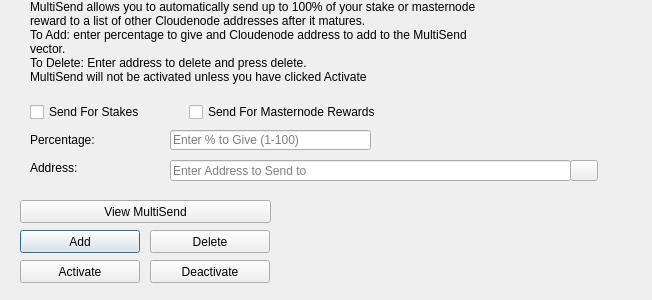
<?xml version="1.0" encoding="UTF-8"?>
<ui version="4.0">
 <class>MultiSendDialog</class>
 <widget class="QDialog" name="MultiSendDialog">
  <property name="windowModality">
   <enum>Qt::NonModal</enum>
  </property>
  <property name="geometry">
   <rect>
    <x>0</x>
    <y>0</y>
    <width>652</width>
    <height>300</height>
   </rect>
  </property>
  <property name="windowTitle">
   <string>MultiSend</string>
  </property>
  <widget class="QLineEdit" name="multiSendPercentEdit">
   <property name="geometry">
    <rect>
     <x>170</x>
     <y>130</y>
     <width>201</width>
     <height>20</height>
    </rect>
   </property>
   <property name="toolTip">
    <string>Enter whole numbers 1 - 100</string>
   </property>
   <property name="placeholderText">
    <string>Enter % to Give (1-100)</string>
   </property>
  </widget>
  <widget class="QLineEdit" name="multiSendAddressEdit">
   <property name="geometry">
    <rect>
     <x>170</x>
     <y>160</y>
     <width>401</width>
     <height>21</height>
    </rect>
   </property>
   <property name="toolTip">
    <string/>
   </property>
   <property name="placeholderText">
    <string>Enter Address to Send to</string>
   </property>
  </widget>
  <widget class="QLabel" name="label_2">
   <property name="geometry">
    <rect>
     <x>30</x>
     <y>0</y>
     <width>451</width>
     <height>121</height>
    </rect>
   </property>
   <property name="lineWidth">
    <number>1</number>
   </property>
   <property name="text">
    <string>MultiSend allows you to automatically send up to 100% of your stake or masternode reward to a list of other Cloudenode addresses after it matures.
To Add: enter percentage to give and Cloudenode address to add to the MultiSend vector.
To Delete: Enter address to delete and press delete.
MultiSend will not be activated unless you have clicked Activate</string>
   </property>
   <property name="alignment">
    <set>Qt::AlignLeading|Qt::AlignLeft|Qt::AlignTop</set>
   </property>
   <property name="wordWrap">
    <bool>true</bool>
   </property>
  </widget>
  <widget class="QLabel" name="message">
   <property name="geometry">
    <rect>
     <x>290</x>
     <y>200</y>
     <width>351</width>
     <height>91</height>
    </rect>
   </property>
   <property name="text">
    <string/>
   </property>
  </widget>
  <widget class="QPushButton" name="addButton">
   <property name="geometry">
    <rect>
     <x>20</x>
     <y>230</y>
     <width>120</width>
     <height>23</height>
    </rect>
   </property>
   <property name="toolTip">
    <string/>
   </property>
   <property name="statusTip">
    <string>Add to MultiSend Vector</string>
   </property>
   <property name="text">
    <string>Add</string>
   </property>
  </widget>
  <widget class="QPushButton" name="disableButton">
   <property name="geometry">
    <rect>
     <x>150</x>
     <y>260</y>
     <width>120</width>
     <height>23</height>
    </rect>
   </property>
   <property name="statusTip">
    <string>Deactivate MultiSend</string>
   </property>
   <property name="text">
    <string>Deactivate</string>
   </property>
  </widget>
  <widget class="QPushButton" name="addressBookButton">
   <property name="geometry">
    <rect>
     <x>570</x>
     <y>160</y>
     <width>28</width>
     <height>21</height>
    </rect>
   </property>
   <property name="toolTip">
    <string>Choose an address from the address book</string>
   </property>
   <property name="text">
    <string/>
   </property>
   <property name="icon">
    <iconset resource="../cloudenode.qrc">
     <normaloff>:/icons/address-book</normaloff>:/icons/address-book</iconset>
   </property>
   <property name="shortcut">
    <string>Alt+A</string>
   </property>
   <property name="autoDefault">
    <bool>false</bool>
   </property>
  </widget>
  <widget class="QLabel" name="label">
   <property name="geometry">
    <rect>
     <x>30</x>
     <y>130</y>
     <width>121</width>
     <height>20</height>
    </rect>
   </property>
   <property name="toolTip">
    <string>Percentage of stake to send</string>
   </property>
   <property name="text">
    <string>Percentage:</string>
   </property>
  </widget>
  <widget class="QLabel" name="label_5">
   <property name="geometry">
    <rect>
     <x>30</x>
     <y>160</y>
     <width>111</width>
     <height>16</height>
    </rect>
   </property>
   <property name="toolTip">
    <string>Address to send portion of stake to</string>
   </property>
   <property name="text">
    <string>Address:</string>
   </property>
  </widget>
  <widget class="QPushButton" name="deleteButton">
   <property name="geometry">
    <rect>
     <x>150</x>
     <y>230</y>
     <width>120</width>
     <height>23</height>
    </rect>
   </property>
   <property name="toolTip">
    <string/>
   </property>
   <property name="statusTip">
    <string>Delete Address From MultiSend Vector</string>
   </property>
   <property name="text">
    <string>Delete</string>
   </property>
  </widget>
  <widget class="QPushButton" name="activateButton">
   <property name="geometry">
    <rect>
     <x>20</x>
     <y>260</y>
     <width>120</width>
     <height>23</height>
    </rect>
   </property>
   <property name="statusTip">
    <string>Activate MultiSend</string>
   </property>
   <property name="text">
    <string>Activate</string>
   </property>
  </widget>
  <widget class="QPushButton" name="viewButton">
   <property name="geometry">
    <rect>
     <x>20</x>
     <y>200</y>
     <width>251</width>
     <height>23</height>
    </rect>
   </property>
   <property name="toolTip">
    <string/>
   </property>
   <property name="statusTip">
    <string>View MultiSend Vector</string>
   </property>
   <property name="text">
    <string>View MultiSend</string>
   </property>
  </widget>
  <widget class="QWidget" name="horizontalLayoutWidget">
   <property name="geometry">
    <rect>
     <x>30</x>
     <y>100</y>
     <width>351</width>
     <height>24</height>
    </rect>
   </property>
   <layout class="QHBoxLayout" name="horizontalLayout">
    <item>
     <widget class="QCheckBox" name="multiSendStakeCheckBox">
      <property name="text">
       <string>Send For Stakes</string>
      </property>
     </widget>
    </item>
    <item>
     <widget class="QCheckBox" name="multiSendMasternodeCheckBox">
      <property name="text">
       <string>Send For Masternode Rewards</string>
      </property>
     </widget>
    </item>
   </layout>
  </widget>
 </widget>
 <resources>
  <include location="../cloudenode.qrc"/>
 </resources>
 <connections/>
</ui>
